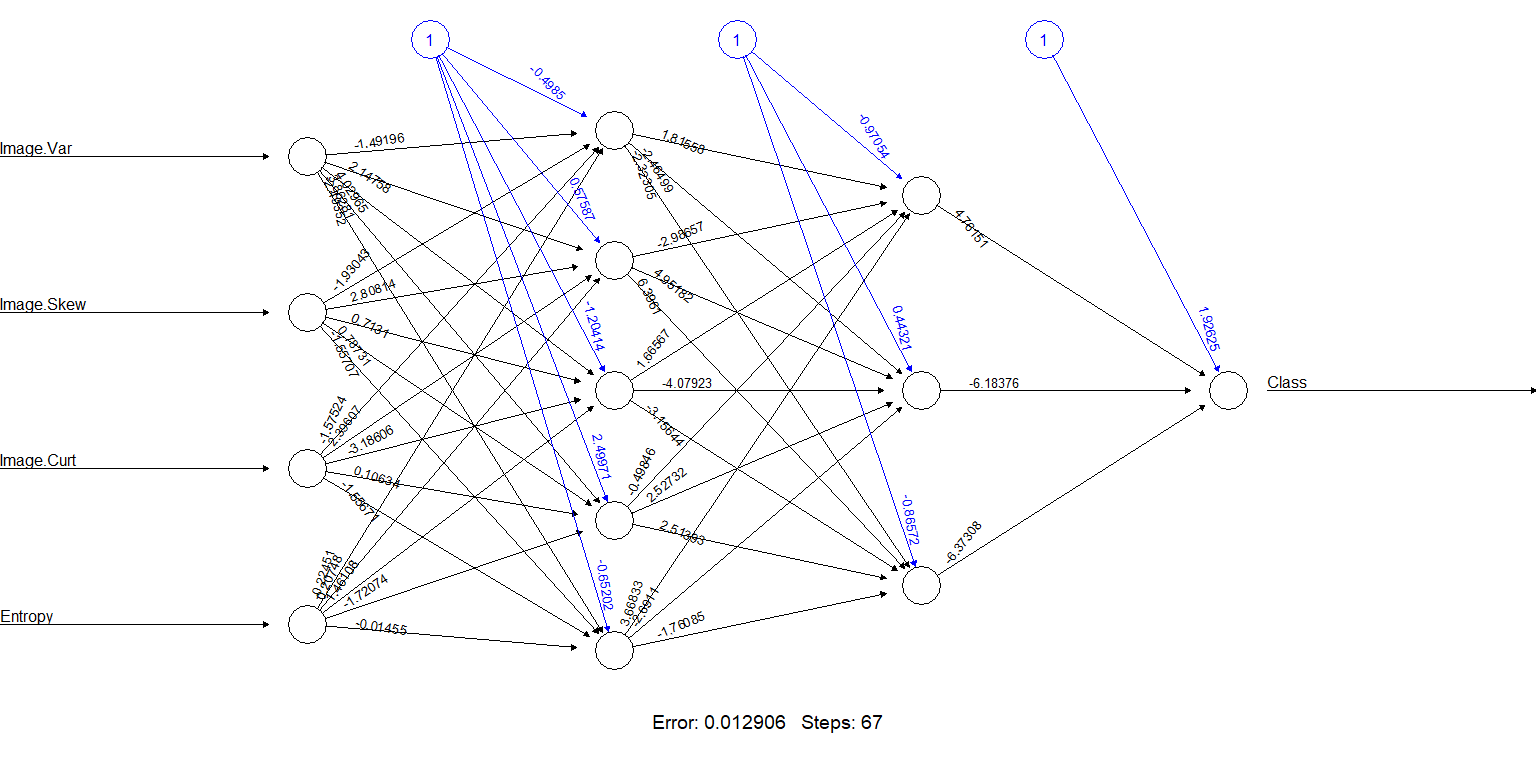

Recreate this plot in R.
library(corrgram)
library(corrplot)
library(caTools)
library(Amelia)
library(ggplot2)
library(dplyr)
library(rpart)
library(rpart.plot)
library(randomForest)
library(ISLR)
library(e1071)
library(cluster)
library(tm)
library(twitteR)
library(wordcloud)
library(RColorBrewer)
library(neuralnet)

#### getting the data 

df <- read.csv('bank_note_data.csv')

head(df)

View(df)

#### normalize the data

var(df[,3])
var(df[,4])

standard.df <- scale(df[1:4])

var(standard.df[,3])
var(standard.df[,4])

#### adding the last column back in 

new.df <- cbind(standard.df,df[5])

View(new.df)

#### train and test

sample <- sample.split(new.df,SplitRatio = 0.7)

train <- subset(new.df,sample == TRUE)
test <- subset(new.df, sample == FALSE)

#### making model

model <- neuralnet(Class ~ Image.Var + Image.Skew + Image.Curt + Entropy,train, hidden=c(5,3),
                   linear.output = FALSE)

plot(model)

predict.model <- compute(model,test[1:4])

head(predict.model$net.result)

#### rounding to 0 and 1

prediction <- sapply(predict.model$net.result,round)

head(prediction)

table(prediction)

#### confusion matrix

table(prediction,test$Class)

#### seems too good to be true as its coming out almost without any error or false positives or false negatives
#### quickly using the random forest to check the accuracy of the neural network result

df <- read.csv('bank_note_data.csv')

df$Class <- factor(df$Class)

#### EDA time

ggplot(df,aes(Image.Var)) + geom_histogram(aes(fill = Class),color='black',alpha=0.7)

#### we see from the data plotted above that the image variance really matters to confirm the bank note is real or not, which honestly is not a surprise

ggplot(df,aes(Image.Skew)) + geom_histogram(aes(fill = Class),color='black',alpha=0.7,position = 'dodge') + theme_bw()

ggplot(df,aes(Image.Var,Image.Skew)) + geom_point(aes(color=Class)) + theme_bw()

#### the scatter plot clearly shows the higher the variance or skew the higher is the probability of the bill being fake


str(df)

sample <- sample.split(df$Class,SplitRatio = 0.7)

train <- subset(df,sample == TRUE)
test <- subset(df,sample == FALSE)

model <- randomForest(Class ~.,train)

table(model$predicted)

predict.model <- predict(model,test[1:4])

table(predict.model,test$Class)

print(predict.model)

table.predict <- cbind(predict.model,test[5])

View(table.predict)

#### even the random forest is pretty accurate in this case
